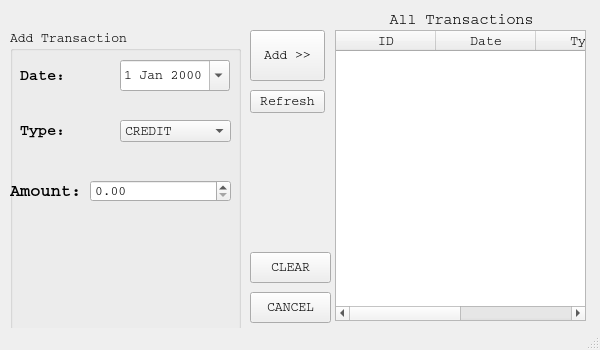
<?xml version="1.0" encoding="UTF-8"?>
<ui version="4.0">
 <class>TransactionAdditionWindow</class>
 <widget class="QMainWindow" name="TransactionAdditionWindow">
  <property name="windowModality">
   <enum>Qt::ApplicationModal</enum>
  </property>
  <property name="geometry">
   <rect>
    <x>0</x>
    <y>0</y>
    <width>600</width>
    <height>350</height>
   </rect>
  </property>
  <property name="sizePolicy">
   <sizepolicy hsizetype="Fixed" vsizetype="Fixed">
    <horstretch>0</horstretch>
    <verstretch>0</verstretch>
   </sizepolicy>
  </property>
  <property name="font">
   <font>
    <family>Courier</family>
    <pointsize>10</pointsize>
    <weight>50</weight>
    <bold>false</bold>
   </font>
  </property>
  <property name="windowTitle">
   <string>Add Transaction</string>
  </property>
  <widget class="QWidget" name="centralwidget">
   <widget class="QTableWidget" name="allTransTable">
    <property name="geometry">
     <rect>
      <x>335</x>
      <y>30</y>
      <width>251</width>
      <height>291</height>
     </rect>
    </property>
    <column>
     <property name="text">
      <string>ID</string>
     </property>
    </column>
    <column>
     <property name="text">
      <string>Date</string>
     </property>
    </column>
    <column>
     <property name="text">
      <string>Type</string>
     </property>
    </column>
    <column>
     <property name="text">
      <string>Amount</string>
     </property>
    </column>
   </widget>
   <widget class="QPushButton" name="addTransactionButton">
    <property name="geometry">
     <rect>
      <x>250</x>
      <y>30</y>
      <width>75</width>
      <height>51</height>
     </rect>
    </property>
    <property name="font">
     <font>
      <family>Courier</family>
      <pointsize>10</pointsize>
      <weight>50</weight>
      <bold>false</bold>
     </font>
    </property>
    <property name="text">
     <string>Add &gt;&gt;</string>
    </property>
   </widget>
   <widget class="QPushButton" name="clearWidgetsButton">
    <property name="geometry">
     <rect>
      <x>250</x>
      <y>252</y>
      <width>81</width>
      <height>31</height>
     </rect>
    </property>
    <property name="text">
     <string>CLEAR</string>
    </property>
   </widget>
   <widget class="QPushButton" name="cancelButton">
    <property name="geometry">
     <rect>
      <x>250</x>
      <y>292</y>
      <width>81</width>
      <height>31</height>
     </rect>
    </property>
    <property name="text">
     <string>CANCEL</string>
    </property>
   </widget>
   <widget class="QPushButton" name="refreshTableButton">
    <property name="geometry">
     <rect>
      <x>250</x>
      <y>90</y>
      <width>75</width>
      <height>23</height>
     </rect>
    </property>
    <property name="font">
     <font>
      <family>Courier</family>
      <pointsize>10</pointsize>
      <weight>50</weight>
      <bold>false</bold>
     </font>
    </property>
    <property name="text">
     <string>Refresh</string>
    </property>
   </widget>
   <widget class="QLabel" name="addTransactionLabel">
    <property name="geometry">
     <rect>
      <x>336</x>
      <y>10</y>
      <width>251</width>
      <height>20</height>
     </rect>
    </property>
    <property name="font">
     <font>
      <family>Courier</family>
      <pointsize>11</pointsize>
      <weight>50</weight>
      <bold>false</bold>
     </font>
    </property>
    <property name="text">
     <string>All Transactions</string>
    </property>
    <property name="alignment">
     <set>Qt::AlignCenter</set>
    </property>
   </widget>
   <widget class="QGroupBox" name="addTransactionGBox">
    <property name="geometry">
     <rect>
      <x>10</x>
      <y>30</y>
      <width>231</width>
      <height>301</height>
     </rect>
    </property>
    <property name="title">
     <string>Add Transaction</string>
    </property>
    <widget class="QDateEdit" name="dateEdit">
     <property name="geometry">
      <rect>
       <x>110</x>
       <y>30</y>
       <width>110</width>
       <height>31</height>
      </rect>
     </property>
     <property name="currentSection">
      <enum>QDateTimeEdit::DaySection</enum>
     </property>
     <property name="calendarPopup">
      <bool>true</bool>
     </property>
    </widget>
    <widget class="QLabel" name="label">
     <property name="geometry">
      <rect>
       <x>10</x>
       <y>25</y>
       <width>91</width>
       <height>41</height>
      </rect>
     </property>
     <property name="font">
      <font>
       <pointsize>11</pointsize>
       <weight>75</weight>
       <bold>true</bold>
      </font>
     </property>
     <property name="text">
      <string>Date:</string>
     </property>
    </widget>
    <widget class="QLabel" name="label_2">
     <property name="geometry">
      <rect>
       <x>10</x>
       <y>80</y>
       <width>101</width>
       <height>41</height>
      </rect>
     </property>
     <property name="font">
      <font>
       <pointsize>11</pointsize>
       <weight>75</weight>
       <bold>true</bold>
      </font>
     </property>
     <property name="text">
      <string>Type:</string>
     </property>
    </widget>
    <widget class="QComboBox" name="typeComboBox">
     <property name="geometry">
      <rect>
       <x>110</x>
       <y>90</y>
       <width>111</width>
       <height>22</height>
      </rect>
     </property>
     <property name="editable">
      <bool>false</bool>
     </property>
     <property name="frame">
      <bool>true</bool>
     </property>
     <item>
      <property name="text">
       <string>CREDIT</string>
      </property>
     </item>
     <item>
      <property name="text">
       <string>FUN</string>
      </property>
     </item>
     <item>
      <property name="text">
       <string>INV</string>
      </property>
     </item>
     <item>
      <property name="text">
       <string>NEED</string>
      </property>
     </item>
     <item>
      <property name="text">
       <string>OTHER</string>
      </property>
     </item>
     <item>
      <property name="text">
       <string>WORK</string>
      </property>
     </item>
    </widget>
    <widget class="QDoubleSpinBox" name="amountSpinBox">
     <property name="geometry">
      <rect>
       <x>80</x>
       <y>150</y>
       <width>141</width>
       <height>22</height>
      </rect>
     </property>
     <property name="maximum">
      <double>100000.990000000005239</double>
     </property>
    </widget>
    <widget class="QLabel" name="label_3">
     <property name="geometry">
      <rect>
       <x>0</x>
       <y>140</y>
       <width>71</width>
       <height>41</height>
      </rect>
     </property>
     <property name="font">
      <font>
       <pointsize>13</pointsize>
       <weight>75</weight>
       <bold>true</bold>
      </font>
     </property>
     <property name="text">
      <string>Amount:</string>
     </property>
    </widget>
   </widget>
  </widget>
  <widget class="QStatusBar" name="statusbar"/>
 </widget>
 <resources/>
 <connections/>
</ui>
